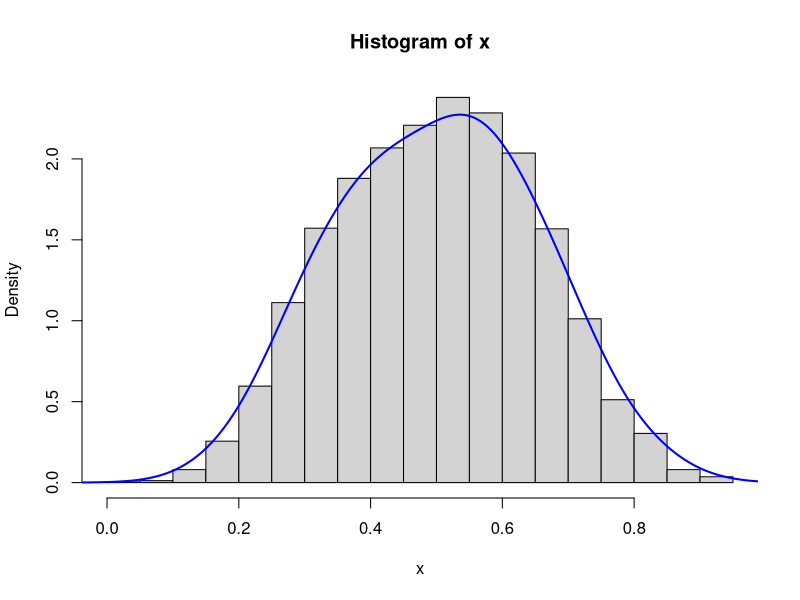
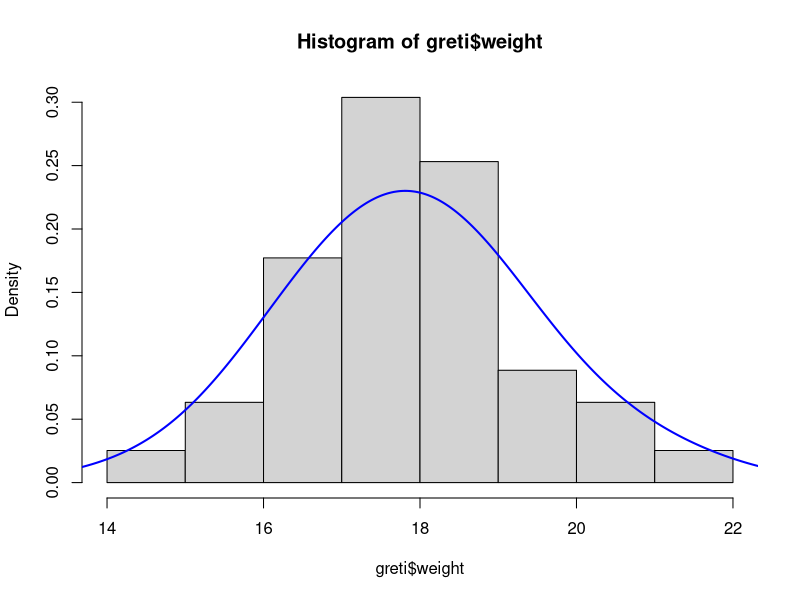
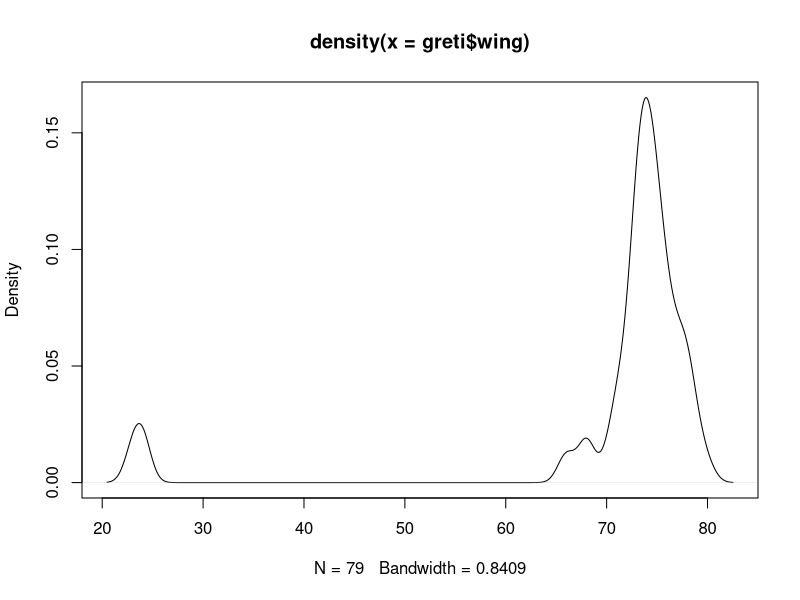
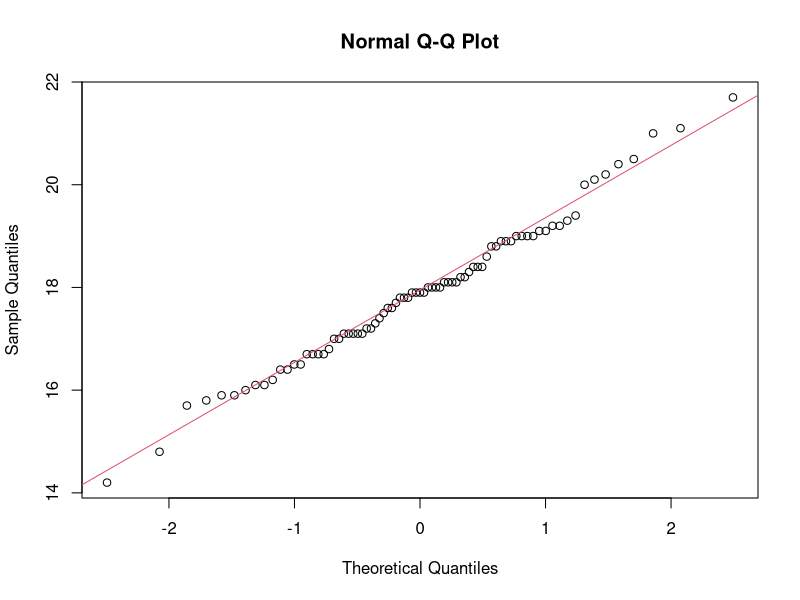
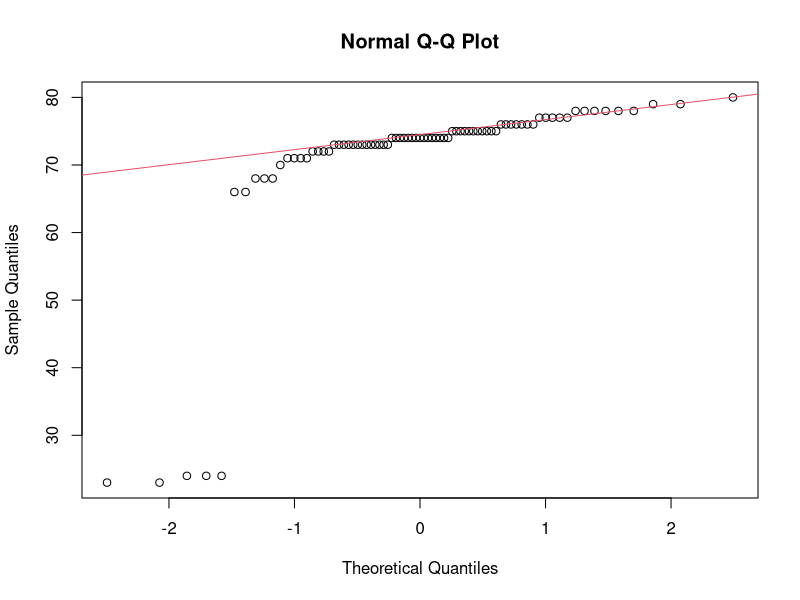
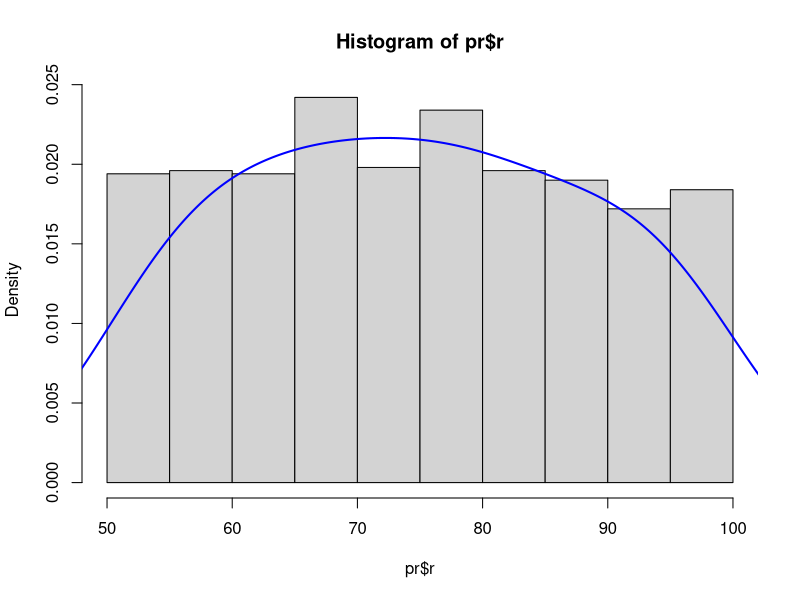
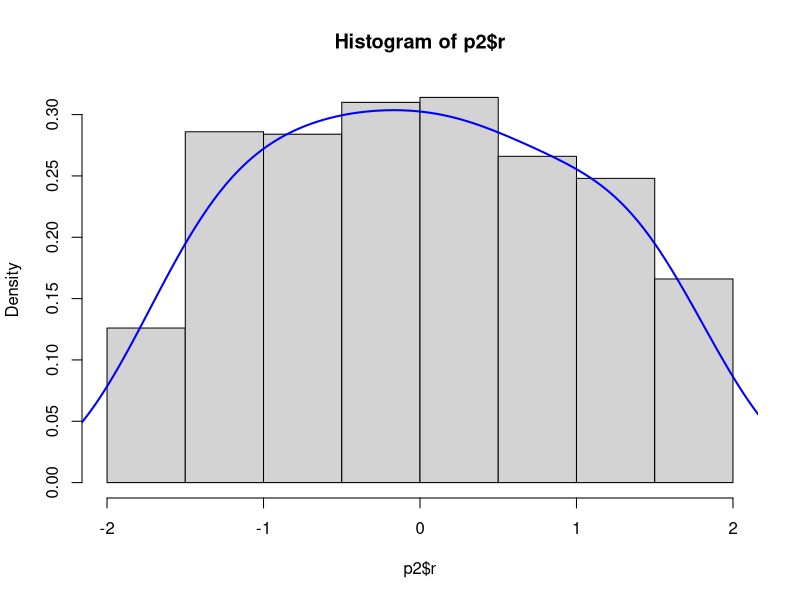
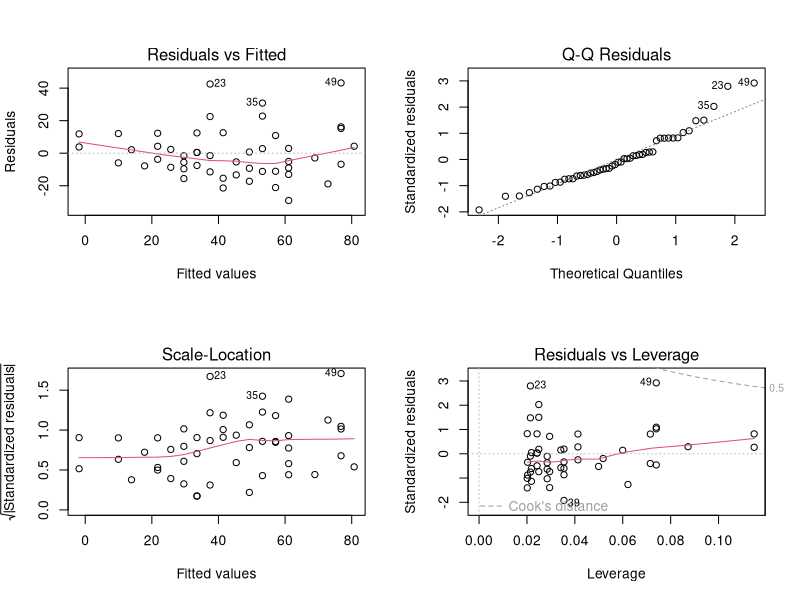

Write the R code that produced these figures, in order. (Note: this script raises an error after producing the figures.)
## ---- chunk 1
4/(sqrt(5^3)+18)
## ---- chunk 2
x <- 4/(sqrt(5^3)+18)
x
## ---- chunk 3
y <- (2:15)
class (y)

z <- c("A", "B", "C", "D")
class(z)
length(z)
## ---- chunk 4
sp <- rep("BLUTI", 50) # repeat a string or number x times
wi <- sample(57:69, 50, replace=TRUE) # generate a vector of given length between integers
we <- runif(50, min=8, max=13) # as above, but allows generation of decimal data
btDat <- data.frame(sp, wi, we)
head(btDat)
## ---- chunk 5
btDat$wi
median(btDat$we)
## ---- chunk 6
y[c(2,5)]
btDat[2:3,1:3] # Dataframe - rows 2-4 of columns 1-3
which(btDat == "69", arr.ind=T)
## ---- chunk 7
x <- rbeta(5000,5,5)
hist(x, prob = TRUE)
lines(density(x, adjust=2), col="blue", lwd=2) 
## ---- chunk 8
shapiro.test(x)
## ---- chunk 9
setwd("C:/Users/Anthony Caravaggi/Dropbox/GitHub/BL6024_UCC_2017/Lecture 02")
tDat <- read.csv("assets/img/tDat.csv", header = TRUE, stringsAsFactors=FALSE)
head(tDat)
## ---- chunk 10
greti <- tDat[tDat$sp_c == "Great tit", ]
hist(greti$weight, prob = TRUE)
lines(density(greti$weight, adjust=2), col="blue", lwd=2)
## ---- chunk 11
plot(density(greti$wing))
## ---- chunk 12
qqnorm(greti$weight);qqline(greti$weight, col = 2)
## ---- chunk 13
qqnorm(greti$wing);qqline(greti$wing, col = 2)
## ---- chunk 14
shapiro.test(greti$weight)
shapiro.test(greti$wing)
## ---- chunk 15
greti$wing
greti[greti$wing <= 24, ]
## ---- chunk 16
greti <- greti[!greti$wing <= 24,]
min(greti$wing)
shapiro.test(greti$wing)
## ---- chunk 17
p <- runif(1000, min=2, max=10)
r <- runif(1000, min=50, max=100)
pr <- data.frame(p,r)
head(pr)
## ---- chunk 18
p2 <- as.data.frame(scale(pr))
head(p2)
## ---- chunk 19
hist(pr$r, prob = TRUE)
lines(density(pr$r, adjust=2), col="blue", lwd=2) 
## ---- chunk 20
hist(p2$r, prob = TRUE)
lines(density(p2$r, adjust=2), col="blue", lwd=2)
## ---- chunk 21
lmMod <- lm(dist ~ speed, data=cars)
par(mfrow=c(2,2)) # init 4 charts in 1 panel
plot(lmMod)
## ---- chunk 22
y <- rbeta(5000,2,5)
hist(y, prob = TRUE)
lines(density(y, adjust=2), col="blue", lwd=2) 
## ---- chunk 23
x <- rbeta(10000,5,2)
hist(x, prob = TRUE)
lines(density(x, adjust=2), col="blue", lwd=2) 
## ---- chunk 24
y <- rbeta(5000,2,5)
## ---- chunk 25
hist(y, prob = TRUE)
lines(density(y, adjust=2), col="blue", lwd=2) 
## ---- chunk 26
hist(y, prob = TRUE)
lines(density(y, adjust=2), col="blue", lwd=2) 
## ---- chunk 27
hist(sqrt(y), prob = TRUE)
lines(density(sqrt(y), adjust=2), col="blue", lwd=2) 
## ---- chunk 28
x <- rbeta(5000,4,2)
## ---- chunk 29
hist(x, prob = TRUE)
lines(density(x, adjust=2), col="blue", lwd=2) 
## ---- chunk 30
hist(x, prob = TRUE)
lines(density(x, adjust=2), col="blue", lwd=2) 
## ---- chunk 31
hist(exp(x), prob = TRUE)
lines(density(exp(x), adjust=2), col="blue", lwd=2) 
## ---- chunk 32
plot(density(greti$wing))
## ---- chunk 33
plot(density(greti$wing))
## ---- chunk 34
plot(density(log(greti$wing)))
## ---- chunk 35
plot(density(exp(greti$wing)))
## ---- chunk 36
plot(density(sqrt(greti$wing)))
## ---- chunk 37
names(greti)[1] <- "code"
greti_outliers <- data.frame(code = rep("GRETI", 10),
                      sp_c = rep("Great tit", 10), sp_l = rep("Parus major", 10),
                      type = rep("N", 10), age = rep("3", 10), sex = rep("F", 10),
                      wing = sample(15:23, 10, replace=TRUE), weight = sample(4:8, 10, replace=TRUE))
greti2 <- rbind(greti, greti_outliers) 
## ---- chunk 38
plot(greti2$wing, greti2$weight, main="With Outliers", 
     xlab="wing length (cm)", ylab="weight (g)", pch="*", 
     col="red", cex=2)
## ---- chunk 39
plot(greti$wing, greti$weight, main="Without Outliers", 
     xlab="wing length (cm)", ylab="weight (g)", pch="*", 
     col="red", cex=2)
## ---- chunk 40
qqnorm(greti2$weight);qqline(greti$weight, col = 2)
## ---- chunk 41
qqnorm(greti2$wing);qqline(greti$wing, col = 2)
## ---- chunk 42
quantiles <- quantile(greti2$wing, probs = c(.25, .75))
quantiles
range <- 1.5 * IQR(greti2$wing)
range
## ---- chunk 43
greti_normal <- subset(greti2, 
                       greti2$wing > (quantiles[1] - range) 
                     & greti2$wing < (quantiles[2] + range))
min(greti_normal$wing)
## ---- chunk 44
plot(greti_normal$wing, greti_normal$weight, main="Without Outliers", 
     xlab="wing length (cm)", ylab="weight (g)", pch="*", 
     col="red", cex=2)
## ---- chunk 45
qqnorm(greti_normal$wing);qqline(greti_normal$wing, col = 2)
## ---- chunk 46
r <- c(2,2,2,2,3,3,3,4,5,5,5,5,6,6,6,6,6,6,6,6,6)
r_count <- table(r)
barplot(r_count)
## ---- chunk 47
s <- c(3, 2, 25, 37, 22, 34, 19)
barplot(s)
## ---- chunk 48
x <- rnorm(50)
y <- x * 2 + rnorm(50, 0, 0.5)
plot(x, y)
abline(a = 0, b = 2)
## ---- chunk 49
plot(x, y, main = "Plot of X by Y", xlab = "X variable", ylab = "Y variable", xlim = c(-2,2), ylim = c(-4, 2))
lm1 <- lm(y ~ x)
abline(lm1, lty = 2, lwd = 2, col = "blue")
## ---- chunk 50
boxplot(tDat$wing)
## ---- chunk 51
boxplot(tDat$wing ~ tDat$code)
## ---- chunk 52
rand <- rnorm(1000)
hist(rand)
## ---- chunk 53
hist(rand, main = "Normal distribution (frequency)", 
     br = -50:50/10)
## ---- chunk 54
hist(rand, main = "Normal distribution (frequency)", br = -50:50/10, freq = FALSE)
lines(-50:50/10, dnorm(-50:50/10), lwd = 3, col = "red", lty = 2)
## ---- chunk 55
tDat2 <- subset(tDat, tDat$code %in% c("BLUTI", "CHIFF", "WREN"))
coplot(tDat2$wing ~ tDat2$weight | tDat2$code, columns=3)
## ---- chunk 56
tDat2 <- subset(tDat, tDat$code %in% c("BLUTI", "CHIFF", "WREN"))
coplot(tDat2$wing ~ tDat2$weight | tDat2$code, cex=1.5,
     number=3, columns=3,
     panel=function(x,y,...) {
          panel.smooth(x,y,span=.8,iter=5,...)
          abline(lm(y ~ x), col="blue")
     } )
## ---- chunk 57
tDat$sp_n <- recode(tDat$code, "'BLABI'=1; 'BLUTI'=2; 
                    'CHIFF'=3; 'GRETI'=4;'GREWO'=5;
                    'ROBIN'=6; 'WREN'=7; 'BLACA'=8", 
                    as.numeric.result=TRUE, 
                    as.factor.result = FALSE)
plot(tDat$wing, tDat$weight, col = tDat$sp_n, pch="*")
## ---- chunk 58
suppressWarnings(plot(tDat$wing[tDat$sp_n==c(2,3,4,6,7,8)],
     tDat$weight[tDat$sp_n== c(2,3,4,6,7,8)],
     col = tDat$sp_n[tDat$sp_n==c(2,3,4,6,7,8)], 
     pch="*"))
## ---- chunk 59
p <- ggplot(tDat, aes(code))
## ---- chunk 60
p + geom_bar()
## ---- chunk 61
p <- ggplot(tDat, aes(sex, age)) # X by Y
p + geom_bar(stat="identity") + # bar height
  theme_classic() + # Standard theme
  labs(title = "Age and sex of ringed birds", 
         x = "Age (BTO code)",
         y = "Sex",
         caption = "(based on data from the BTO)")
## ---- chunk 62
sx <- subset(tDat, tDat$sex %in% c("M", "F"))
p <- ggplot(sx, aes(sp_c)) # X by Y
p + geom_bar(aes(fill = sex)) + 
  coord_flip() +
  theme(legend.position = "top",
        text = element_text(size=20),
        axis.text.x = element_text(angle=90, hjust=1)) +
  labs(title = "Age and sex of ringed birds", 
         x = "Age (BTO code)",
         y = "Sex")
## ---- chunk 63
p <- ggplot(tDat2, aes(wing, weight, colour = code)) + 
  geom_point()
p + labs(colour = "Species code") +
  labs(x = "Wing length (cm)",
       y = "Weight (g)") +
  theme_light()
## ---- chunk 64
ggplot(tDat, aes(code, wing)) +
  geom_boxplot()
## ---- chunk 65
ggplot(subset(tDat,code %in% c("ROBIN")), aes(weight)) + 
  geom_histogram(binwidth = 0.5)
## ---- chunk 66
cva <-matrix(c(21, 28, 35, 29),ncol=2,byrow=TRUE)
rownames(cva)<-c("yes","no")
colnames(cva)<-c("cat","cosmic_alpaca")
cva <- as.table(cva)
cva
chisq.test(cva, correct=FALSE)
## ---- chunk 67
tw <- c(21,35)
ch <- c("cat", "cosmic alpaca")
barplot(tw, names = ch)
## ---- chunk 68
tw <- c(21,35)
ch <- c("cat", "cosmic alpaca")
barplot(tw, names = ch)
